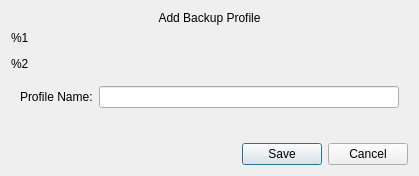
<?xml version="1.0" encoding="UTF-8"?>
<ui version="4.0">
 <class>Dialog</class>
 <widget class="QDialog" name="Dialog">
  <property name="sizePolicy">
   <sizepolicy hsizetype="Preferred" vsizetype="Preferred">
    <horstretch>0</horstretch>
    <verstretch>0</verstretch>
   </sizepolicy>
  </property>
  <property name="windowTitle">
   <string>Add Profile</string>
  </property>
  <property name="modal">
   <bool>true</bool>
  </property>
  <layout class="QVBoxLayout" name="verticalLayout">
   <property name="spacing">
    <number>6</number>
   </property>
   <item>
    <widget class="QLabel" name="modalTitle">
     <property name="sizePolicy">
      <sizepolicy hsizetype="Preferred" vsizetype="Fixed">
       <horstretch>0</horstretch>
       <verstretch>0</verstretch>
      </sizepolicy>
     </property>
     <property name="text">
      <string>Add Backup Profile</string>
     </property>
     <property name="alignment">
      <set>Qt::AlignCenter</set>
     </property>
     <property name="textStyle" stdset="0">
      <string>title3</string>
     </property>
    </widget>
   </item>
   <item>
    <widget class="QLabel" name="profileExplainer">
     <property name="sizePolicy">
      <sizepolicy hsizetype="Preferred" vsizetype="Expanding">
       <horstretch>0</horstretch>
       <verstretch>0</verstretch>
      </sizepolicy>
     </property>
     <property name="text">
      <string notr="true">&lt;html&gt;&lt;head/&gt;&lt;body&gt;
&lt;p&gt;%1&lt;/p&gt;
&lt;p&gt;%2&lt;/p&gt;
&lt;/body&gt;&lt;/html&gt;</string>
     </property>
     <property name="alignment">
      <set>Qt::AlignLeading|Qt::AlignLeft|Qt::AlignTop</set>
     </property>
     <property name="wordWrap">
      <bool>true</bool>
     </property>
     <property name="textStyle" stdset="0">
      <string>callout</string>
     </property>
     <property name="textRole" stdset="0">
      <string>secondary</string>
     </property>
    </widget>
   </item>
   <item>
    <widget class="QFrame" name="frame">
     <property name="sizePolicy">
      <sizepolicy hsizetype="Preferred" vsizetype="Preferred">
       <horstretch>0</horstretch>
       <verstretch>0</verstretch>
      </sizepolicy>
     </property>
     <property name="frameShape">
      <enum>QFrame::NoFrame</enum>
     </property>
     <property name="frameShadow">
      <enum>QFrame::Plain</enum>
     </property>
     <layout class="QFormLayout" name="formLayout_2">
      <item row="1" column="0">
       <widget class="QLabel" name="label_3">
        <property name="text">
         <string>Profile Name:</string>
        </property>
        <property name="buddy">
         <cstring>profileNameField</cstring>
        </property>
       </widget>
      </item>
      <item row="1" column="1">
       <widget class="QLineEdit" name="profileNameField">
        <property name="sizePolicy">
         <sizepolicy hsizetype="Expanding" vsizetype="Fixed">
          <horstretch>0</horstretch>
          <verstretch>0</verstretch>
         </sizepolicy>
        </property>
        <property name="minimumSize">
         <size>
          <width>300</width>
          <height>0</height>
         </size>
        </property>
       </widget>
      </item>
      <item row="2" column="1">
       <widget class="QLabel" name="errorText">
        <property name="sizePolicy">
         <sizepolicy hsizetype="Expanding" vsizetype="Preferred">
          <horstretch>0</horstretch>
          <verstretch>0</verstretch>
         </sizepolicy>
        </property>
        <property name="textStyle" stdset="0">
         <string>callout</string>
        </property>
        <property name="textRole" stdset="0">
         <string>danger</string>
        </property>
       </widget>
      </item>
     </layout>
    </widget>
   </item>
   <item>
    <widget class="QDialogButtonBox" name="buttonBox">
     <property name="orientation">
      <enum>Qt::Horizontal</enum>
     </property>
     <property name="standardButtons">
      <set>QDialogButtonBox::Cancel|QDialogButtonBox::Save</set>
     </property>
    </widget>
   </item>
  </layout>
 </widget>
 <tabstops>
  <tabstop>profileNameField</tabstop>
 </tabstops>
 <resources />
 <connections>
  <connection>
   <sender>buttonBox</sender>
   <signal>accepted()</signal>
   <receiver>Dialog</receiver>
   <slot>accept()</slot>
   <hints>
    <hint type="sourcelabel">
     <x>248</x>
     <y>254</y>
    </hint>
    <hint type="destinationlabel">
     <x>157</x>
     <y>274</y>
    </hint>
   </hints>
  </connection>
  <connection>
   <sender>buttonBox</sender>
   <signal>rejected()</signal>
   <receiver>Dialog</receiver>
   <slot>reject()</slot>
   <hints>
    <hint type="sourcelabel">
     <x>316</x>
     <y>260</y>
    </hint>
    <hint type="destinationlabel">
     <x>286</x>
     <y>274</y>
    </hint>
   </hints>
  </connection>
 </connections>
</ui>
